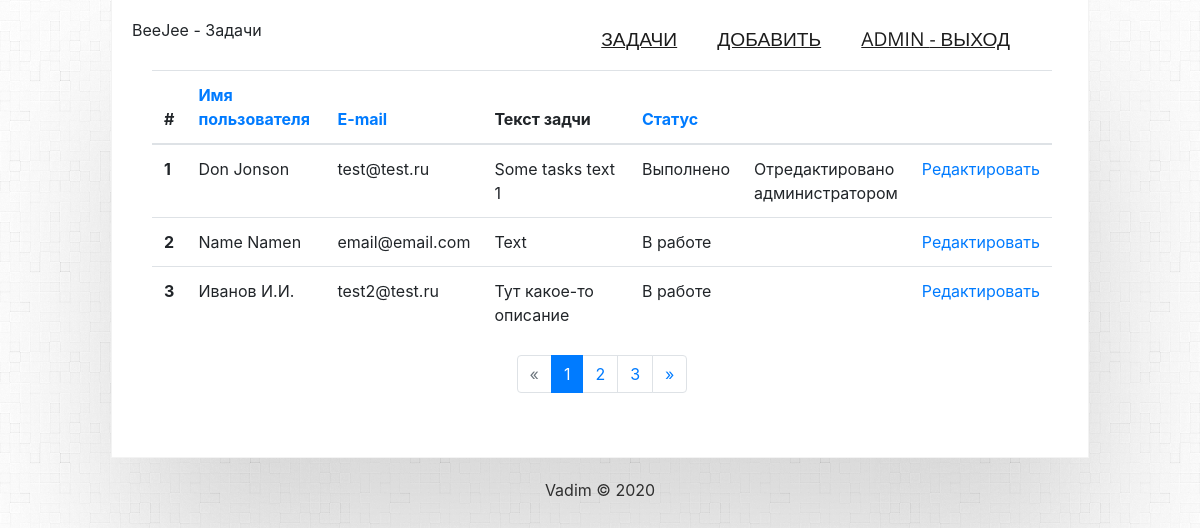
The page / (signed in) on the database its author committed.
### tables this page shows
CREATE TABLE `tasks` (
  `id` int NOT NULL AUTO_INCREMENT,
  `name` varchar(255) NOT NULL,
  `email` varchar(255) NOT NULL,
  `text` text NOT NULL,
  `status` int NOT NULL DEFAULT '0',
  `edited` int NOT NULL DEFAULT '0',
  PRIMARY KEY (`id`)
);

### application/core/view.php (called while the page is built)
<?php
class View
{
	function generate($content_view, $template_view, $data = null)
	{
		include 'application/views/'.$template_view;
	}
}

### application/app.php (called while the page is built, shortened)
<?php
require_once 'core/view.php';
require_once 'core/db.php';
Route::start();
 ?>

### index.php (called while the page is built, shortened)
<?php
require_once 'application/app.php';

### application/core/db.php (called while the page is built, shortened)
<?php
class Db
{
    public $pdo;
    public function __construct()
    {
        $settings = $this->getPDOSettings();
        $this->pdo = new \PDO($settings['dsn'], $settings['user'], $settings['pass'], null);
    }
    protected function getPDOSettings()
    {
        $config = include 'application/Config/Db.php';
        $result['dsn'] = "{$config['type']}:host={$config['host']};dbname={$config['dbname']};charset={$config['charset']}";
        $result['user'] = $config['user'];
        $result['pass'] = $config['pass'];
        return $result;
    }
    public function execute($query, array $params=null)
    {
        if(is_null($params)){
            $stmt = $this->pdo->query($query);
            return $stmt->fetchAll(PDO::FETCH_ASSOC);
        }
        $stmt = $this->pdo->prepare($query);
        $stmt->execute($params);
        return $stmt->fetchAll(PDO::FETCH_ASSOC);
    }
    public function queryCount($query, array $params=null)
    {
        $stmt = $this->pdo->query($query);
        return $stmt->fetchColumn();
    }
}
?>

### application/config/db.php (called while the page is built)
<?php
return [
'type' => 'mysql',
'host' => 'localhost',
'dbname' => 'beejee',
'charset' => 'utf8',
'user' => 'root',
'pass' => 'root'
];
?>

### application/models/model_main.php (called while the page is built)
<?php
class Model_Tasks extends Model
{
	public function get_data()
	{
      $DB = new DB();
      $p = $_GET['p'];
      $f_order = $_GET['f_order'];
      $order = $_GET['order'];
      if(isset($p)){
        $pageno = $p;
      }else{
        $pageno = 1;
      }
      if(!isset($f_order)){
        $f_order = 'name';
        $order = 'ASC';
      }
      $no_of_records_per_page = 3;
      $offset = ($pageno-1) * $no_of_records_per_page;
      $total_pages_sql = "SELECT COUNT(*) FROM tasks";
      $total_rows = $DB->queryCount($total_pages_sql);
      $total_pages = ceil($total_rows / $no_of_records_per_page);
      $sql = "SELECT * FROM tasks ORDER BY $f_order $order LIMIT $offset, $no_of_records_per_page";
      $datas = array($pageno,$total_pages,$DB->execute($sql),$f_order,$order);
      return $datas;
  }
}
?>

### application/views/main_view_login.php (the view, shortened to what this page needs)
<?php
$count=1;
$current_page = $data[0];
$pages = $data[1];
$data_s = $data[2];
$name_order = $data[3];
$order = $data[4];
$norder = 'ASC';
$eorder = 'ASC';
$sorder = 'ASC';
if($name_order == 'name'){
  if($order == 'ASC'){
    $norder = 'DESC';
  }else{
    $norder = 'ASC';
  }
} elseif ($name_order == 'email'){
  if($order == 'ASC'){
    $eorder = 'DESC';
  }else{
    $eorder = 'ASC';
  }
} elseif ($name_order == 'status'){
  if($order == 'ASC'){
    $sorder = 'DESC';
  }else{
    $sorder = 'ASC';
  }
}
 ?>
<table class="table table-hover">
  <thead>
    <tr>
      <th scope="col" width="10px">#</th>
      <th scope="col" width="150px"><a href="/main/index?p=<?php echo $current_page; ?>&f_order=name&order=<?php echo $norder; ?>">Имя пользователя</a></th>
      <th scope="col" width="150px"><a href="/main/index?p=<?php echo $current_page; ?>&f_order=email&order=<?php echo $eorder; ?>">E-mail</a></th>
      <th scope="col" width="300px">Текст задчи</th>
      <th scope="col" width="100px"><a href="/main/index?p=<?php echo $current_page; ?>&f_order=status&order=<?php echo $sorder; ?>">Статус</a></th>
      <th scope="col" width="90px">&nbsp;&nbsp;</th>
      <th scope="col" width="100px">&nbsp;&nbsp;</th>
    </tr>
  </thead>
  <tbody>
    <?php foreach ($data_s as $value) { ?>
      <tr>
        <th scope="row"><?php echo $count; ?></th>
        <td><?php echo $value['name']; ?></td>
        <td><?php echo $value['email']; ?></td>
        <td><?php echo $value['text']; ?></td>
        <td><?php
          if ($value['status'] == 0) {
            echo 'В работе';
          } else {
            echo 'Выполнено';
          }
        ?></td>
        <td><?php
          if ($value['edited'] == 0) {
            echo '';
          } else {
            echo 'Отредактировано администратором';
          }
        ?></td>
        <td><a href="/addtask/edittask?id=<?php echo $value['id']; ?>">Редактировать</a></td>
      </tr>
    <?php
      $count++;
    } ?>
  </tbody>
</table>
<div>
  <nav aria-label="Page navigation example">
    <ul class="pagination justify-content-center">
        <?php
          $prev_page = $current_page-1;
          if($prev_page == 0){
            echo '<li class="page-item disabled">';
            echo '<a class="page-link" href="#" aria-label="Previous">';
          }else{
            echo '<li class="page-item">';
            echo '<a class="page-link" href="/main/index?p='.$prev_page.'&f_order='.$name_order.'&order='.$order.'" aria-label="Previous">';
          }
         ?>
          <span aria-hidden="true">&laquo;</span>
        </a>
      </li>
      <?php for ($i=1; $i<=$pages; $i++) {
          if($i == $current_page){
            $active = 'active';
          }else{
            $active = '';
          }
          ?>
          <li class="page-item <?php echo $active; ?>"><a class="page-link" href="/main/index?p=<?php echo $i; ?>&f_order=<?php echo $name_order; ?>&order=<?php echo $order; ?>"><?php echo $i; ?></a></li>
      <?php } ?>
        <?php
          $next_page = $current_page+1;
          if($next_page > $pages){
              echo '<li class="page-item disabled">';
              echo '<a class="page-link" href="#" aria-label="Next">';
          } else {
              echo '<li class="page-item">';
              echo '<a class="page-link" href="/main/index?p='.$next_page.'&f_order='.$name_order.'&order='.$order.'" aria-label="Next">';
          }
         ?>
          <span aria-hidden="true">&raquo;</span>
        </a>
      </li>
    </ul>
  </nav>
</div>

### css/custom.css (style rules this page uses)
body { line-height: 1.75em; background: #fff url('../images/00bd.png'); font-size: 11.5pt; color: #353535; }

### rows shown on the page
tasks: name "Don Jonson", email "test@test.ru", text "Some tasks text 1", status "Выполнено", edited "Отредактировано администратором"
tasks: name "Name Namen", email "email@email.com", text "Text", status "В работе"
tasks: name "Иванов И.И.", email "test2@test.ru", text "Тут какое-то описание", status "В работе"

### other values the page prints
$_SESSION['user_name'] "ADMIN"
